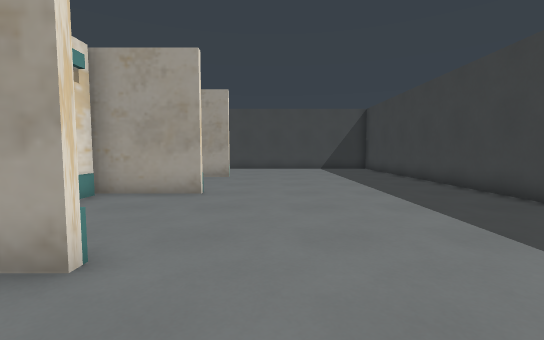
view 1 (above)

14 first-person views from a walk through a Godot game level. The camera is 1.2 m above the floor, tilts 4° down and sees 90° across. The floor is counted in squares, 1 m on a side. Each view is taken from the middle of a square. On the plan, view 1 faces up. The plan holds only what a view shows up to about 13 squares ahead; the rest is blank.

view 2
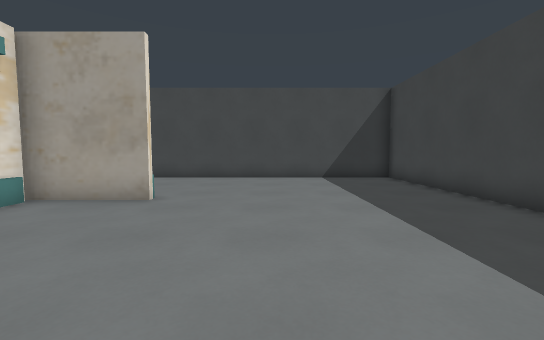

view 3
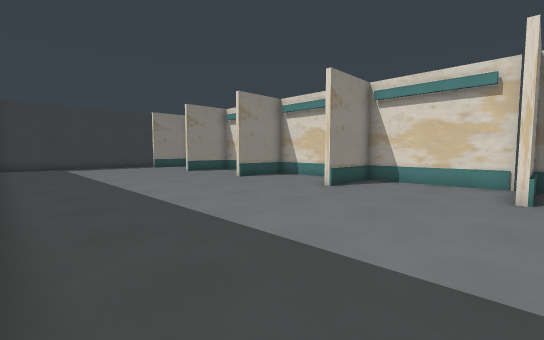

view 4
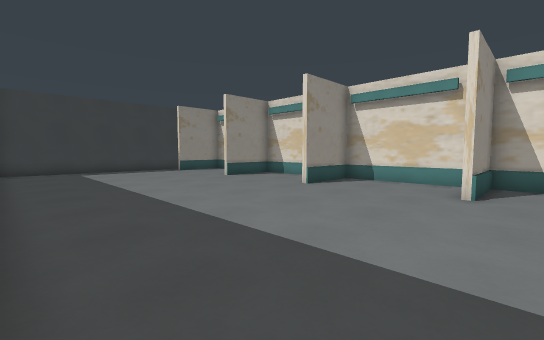

view 5
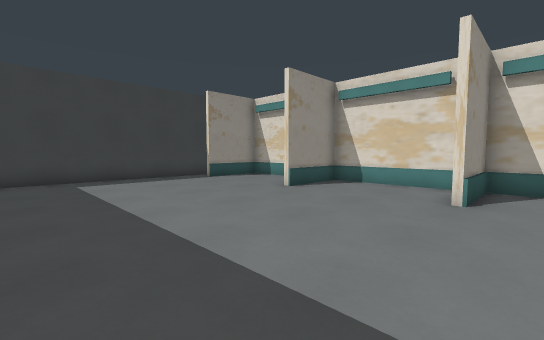

view 6
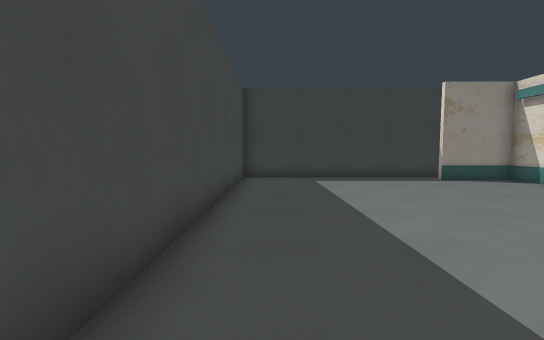

view 7
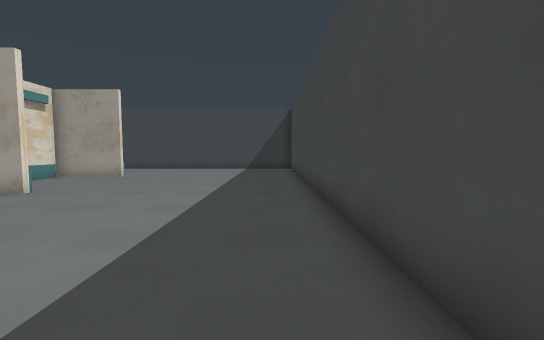

view 8
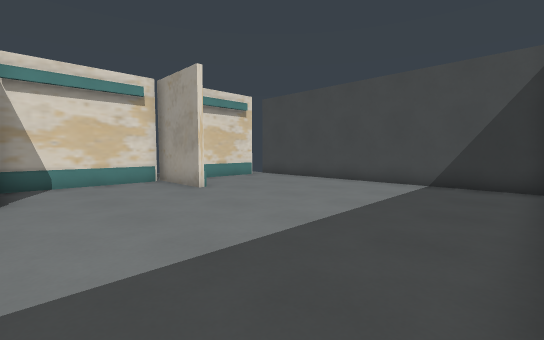

view 9
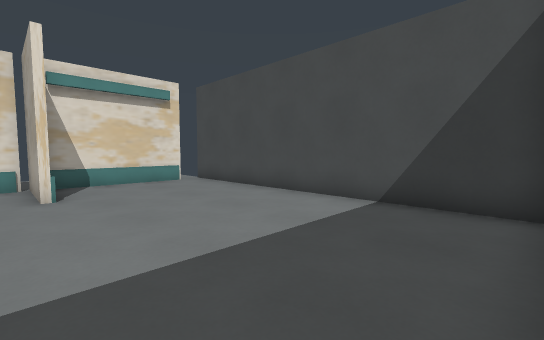

view 10
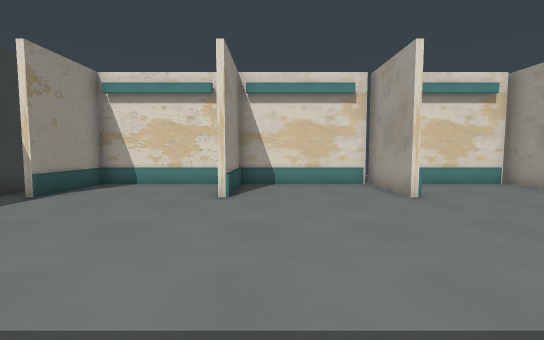

view 11
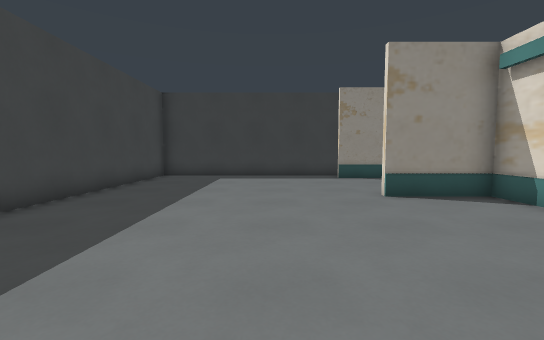

view 12
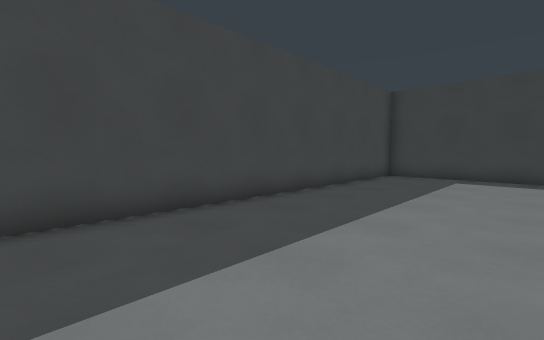

view 13
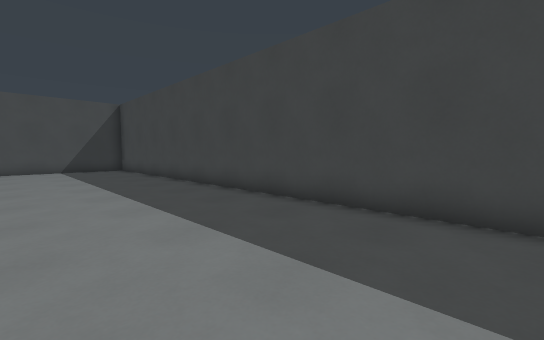

view 14
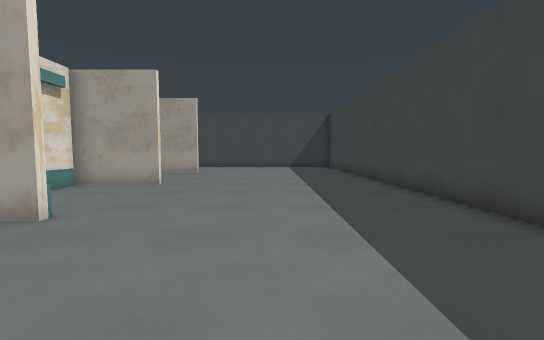

### Floor plan
Points are (right, up) in squares from view 1. A wall is a line through its corners. A room is listed if a view was taken in it or the views show most of it. See-through windows are left out.
Room 1 (views 1, 2, 3, 4, 5, 6, 7, 8, 9, 10, 11, 12, 13, 14)
walls: (-2, 13) (-2, 12.6) (-4.9, 12.6) (-4.9, 7.8) (-2, 7.8) (-2, 7.6) (-4.9, 7.6) (-4.9, 2.8) (-2, 2.8) (-2, 2.6) (-4.9, 2.6) (-4.9, -2.2) (-2, -2.2) (-2, -2.4) (-4.9, -2.4) (-4.9, -7.2) (-2, -7.2) (-2, -7.5); (-4.9, -7.9) (-4.9, -12.2) (-2, -12.2) (-2, -12.5); (-4.9, 17.5) (-4.9, 13); (-1.5, -13.3) (6.3, -13.3) (6.3, 18.3) (-5, 18.3)
ways out: opening at (-5, 18); opening at (-2, -13)

Positions as (right, up) in squares from view 1, and headings:
1: (0, 0), facing up
2: (1, 6), facing up
3: (6, 8), facing down-left
4: (6, 4), facing down-left
5: (5, -1), facing down-left
6: (5, -1), facing down
7: (5, 0), facing up
8: (6, 8), facing up-left
9: (6, 12), facing up-left
10: (5, -6), facing left
11: (1, 0), facing down
12: (1, 0), facing down-right
13: (1, 0), facing up-right
14: (2, -2), facing up
